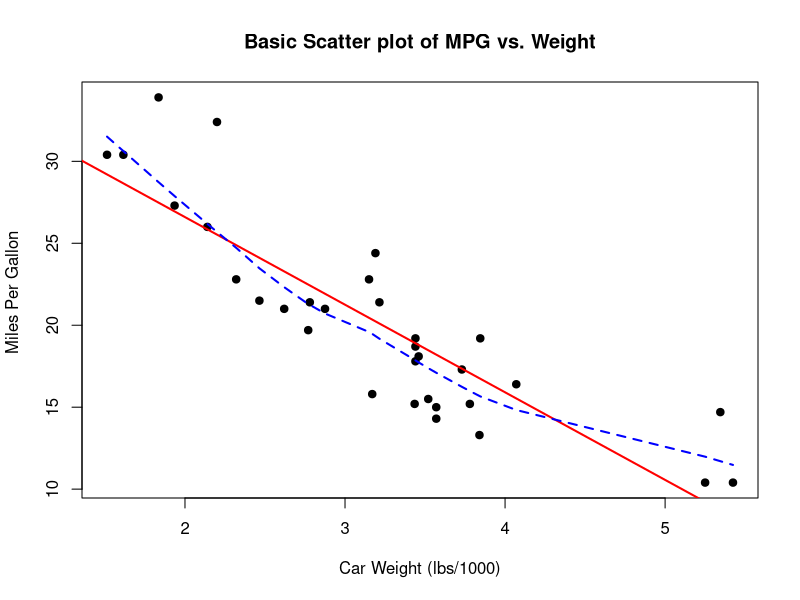
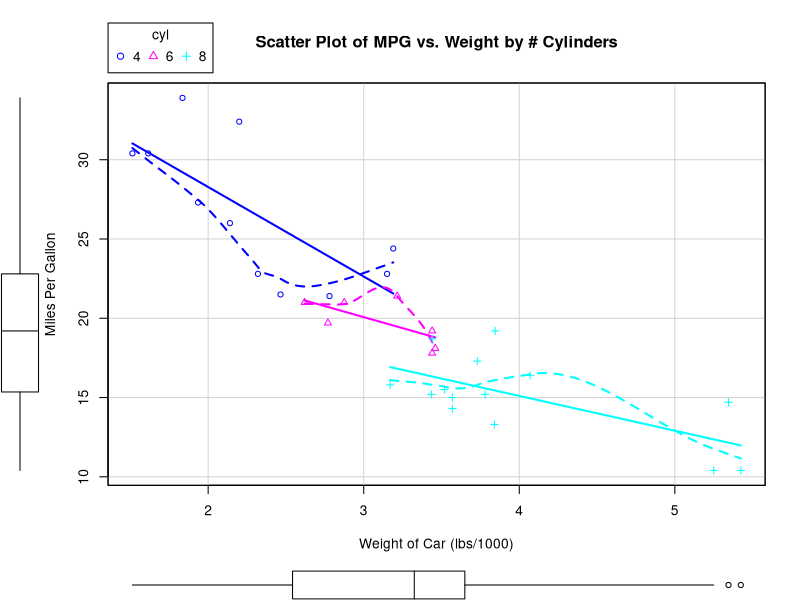

These charts were generated, in order, by the following R code:

# Chapter 11. Intermediate graphs


# This chapter covers
#   Visualizing bivariate and multivariate relationships
#   Working with scatter and line plots
#   Understanding correlograms
#   Using mosaic and association plots


# Remove most objects from the working environment
rm(list = ls())
options(stringsAsFactors = F)

# 11.1. Scatter plots
# code listing 11.1. A scatter plot with best fit lines
attach(mtcars)
plot(wt, mpg,
     main = "Basic Scatter plot of MPG vs. Weight",
     xlab="Car Weight (lbs/1000)",
     ylab="Miles Per Gallon ", pch=19)

abline(lm(mpg ~ wt), col="red", lwd=2, lty=1)
lines(lowess(wt, mpg), col="blue", lwd=2, lty=2) #figure 11.1

# figure 11.2
library(car)
scatterplot(mpg ~ wt | cyl, data=mtcars, lwd=2, span=0.75,
            main="Scatter Plot of MPG vs. Weight by # Cylinders",
            xlab="Weight of Car (lbs/1000)",
            ylab="Miles Per Gallon",
            legend.plot=TRUE,
            id=list(method="identify"),
            #labels=row.names(mtcars),
            boxplots="xy"
)













